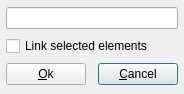
<?xml version="1.0" encoding="UTF-8"?>
<ui version="4.0">
 <class>DialogNewElement</class>
 <widget class="QDialog" name="DialogNewElement">
  <property name="windowModality">
   <enum>Qt::ApplicationModal</enum>
  </property>
  <property name="geometry">
   <rect>
    <x>0</x>
    <y>0</y>
    <width>184</width>
    <height>94</height>
   </rect>
  </property>
  <property name="windowTitle">
   <string notr="true">Dialog</string>
  </property>
  <property name="windowIcon">
   <iconset resource="../resources.qrc">
    <normaloff>:/misc/polyphone.png</normaloff>:/misc/polyphone.png</iconset>
  </property>
  <layout class="QGridLayout" name="gridLayout">
   <property name="leftMargin">
    <number>6</number>
   </property>
   <property name="topMargin">
    <number>6</number>
   </property>
   <property name="rightMargin">
    <number>6</number>
   </property>
   <property name="bottomMargin">
    <number>6</number>
   </property>
   <item row="0" column="0" colspan="3">
    <widget class="QLineEdit" name="lineEdit"/>
   </item>
   <item row="2" column="1">
    <spacer name="horizontalSpacer">
     <property name="orientation">
      <enum>Qt::Horizontal</enum>
     </property>
     <property name="sizeHint" stdset="0">
      <size>
       <width>40</width>
       <height>20</height>
      </size>
     </property>
    </spacer>
   </item>
   <item row="2" column="2">
    <widget class="QPushButton" name="pushCancel">
     <property name="text">
      <string>&amp;Cancel</string>
     </property>
    </widget>
   </item>
   <item row="2" column="0">
    <widget class="QPushButton" name="pushOk">
     <property name="text">
      <string>&amp;Ok</string>
     </property>
    </widget>
   </item>
   <item row="1" column="0" colspan="3">
    <widget class="QCheckBox" name="checkLink">
     <property name="text">
      <string notr="true">Link selected elements</string>
     </property>
    </widget>
   </item>
  </layout>
 </widget>
 <tabstops>
  <tabstop>lineEdit</tabstop>
  <tabstop>checkLink</tabstop>
  <tabstop>pushOk</tabstop>
  <tabstop>pushCancel</tabstop>
 </tabstops>
 <resources>
  <include location="../resources.qrc"/>
 </resources>
 <connections/>
</ui>
